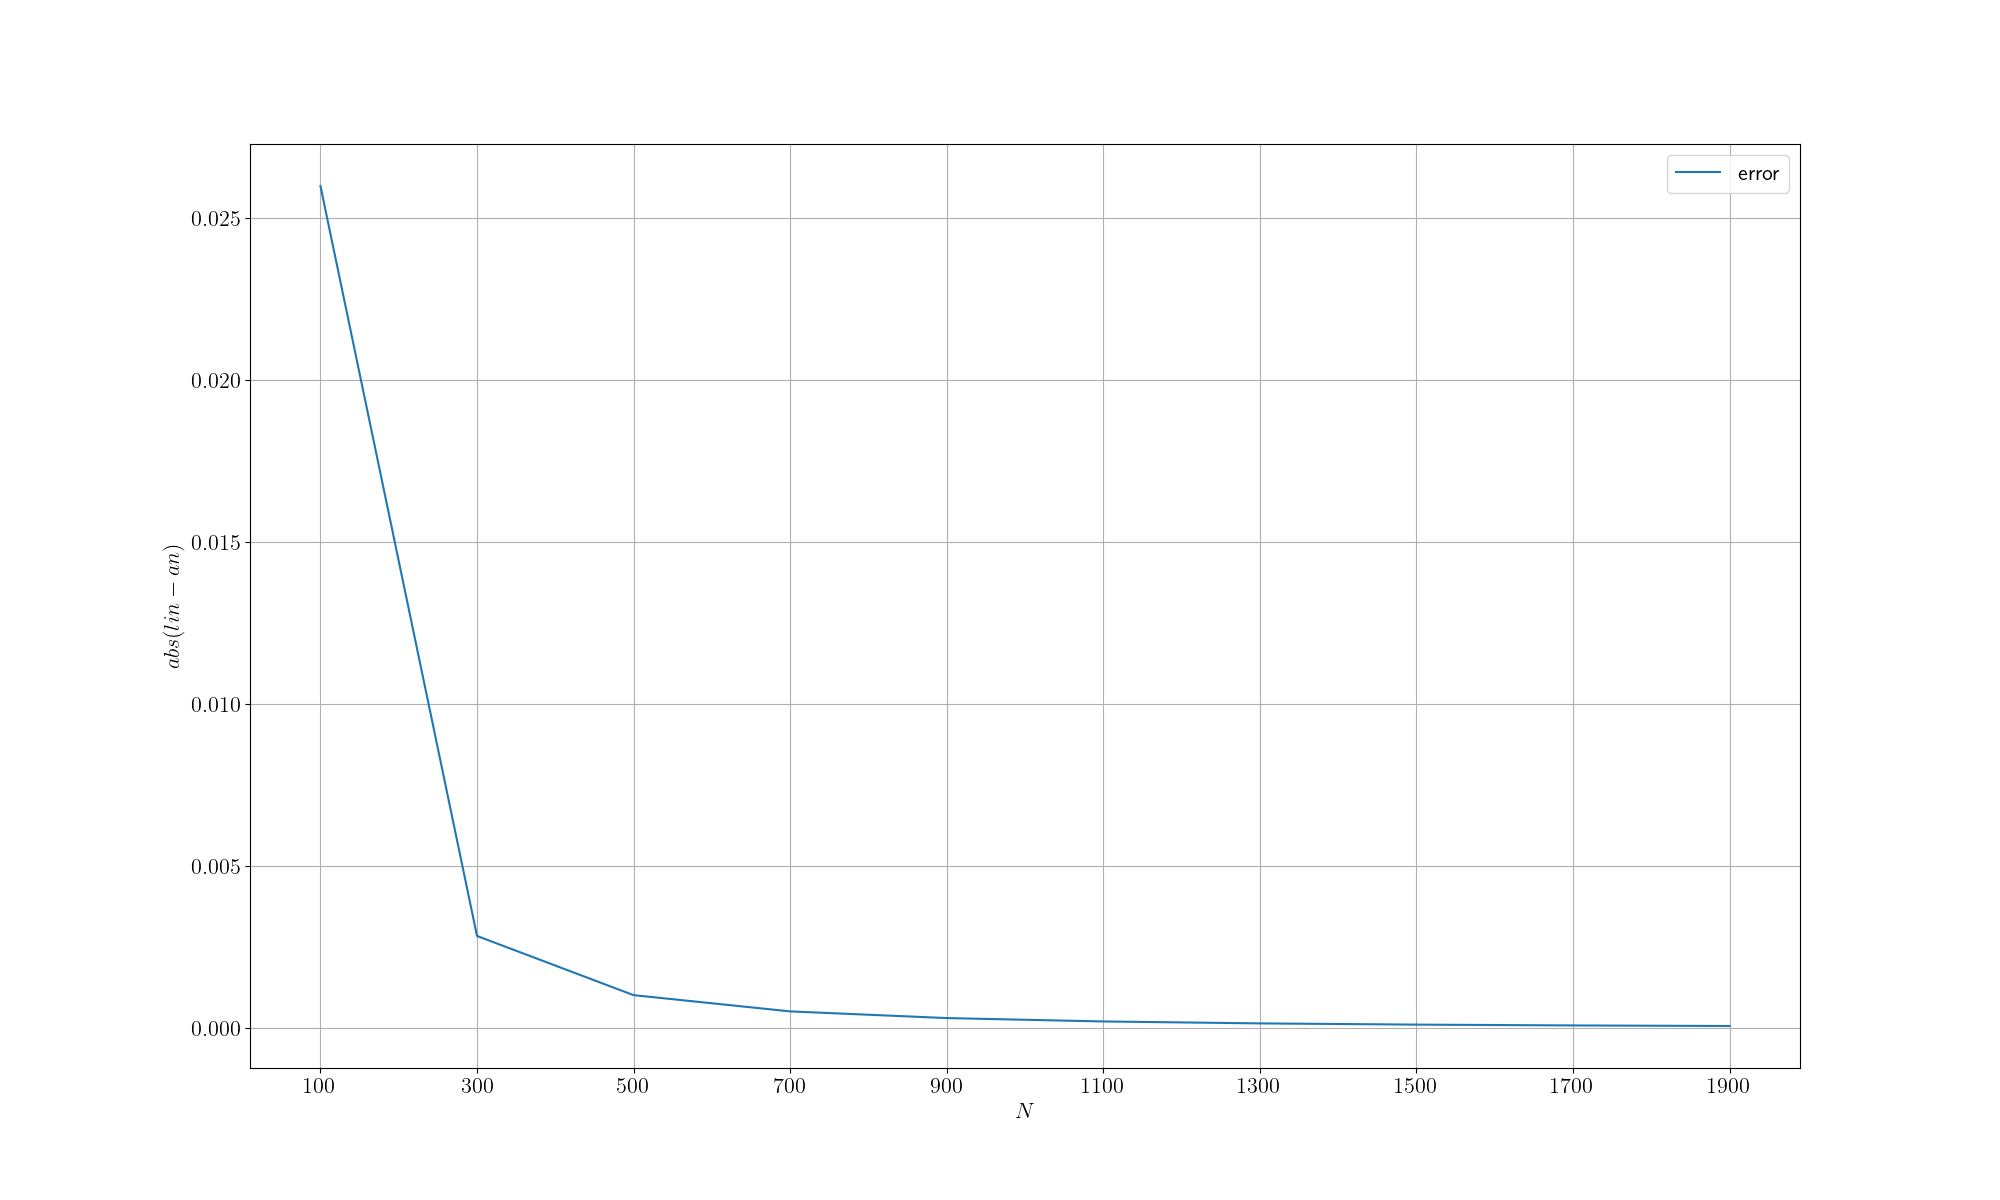

Generate this figure with Python:
import matplotlib.pyplot as plt
import csv

import numpy as np

plt.rcParams.update({
    'font.size': 16,
    "text.usetex": True
})

if __name__ == "__main__":

    X1 = []
    Y1 = []

    with open('data/errors_linearSolution_Nnodes.txt', 'r') as datafile:
        plotting = csv.reader(datafile, delimiter=',')

        for ROWS in plotting:
            X1.append(float(ROWS[0]))
            Y1.append(float(ROWS[1]))

    fig = plt.figure(figsize=(20, 12))
    ax = fig.add_subplot(1, 1, 1)
    plt.xlabel(r"$N$")
    plt.ylabel(r"$abs(lin-an)$")
    plt.grid(True)
    major_ticks = np.arange(100, 1901, 200)
    minor_ticks = np.arange(0.0000001, 0.02, 0.01)

    #ax.set_yticks(minor_ticks)
    ax.set_xticks(major_ticks)

    ax.plot(X1, Y1, label=r'error')
    ax.legend()

    fig.savefig('error.png')